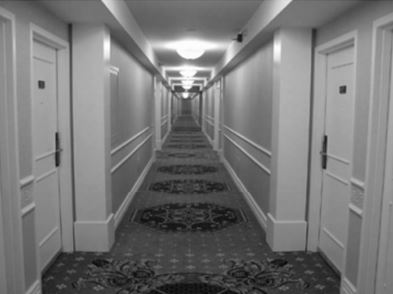
#> input picture Exercises/Tutorial Weeks 2-5/Images_03a/corridor_01.jpg, 393 x 294 px
$ jupyter execute 3_edge_detection.ipynb   (older library calls are emulated)
#> lines starting #> are read from the running program, lines starting #| are printed output that depends on the picture; after the words box and inside, x2 and y2 are one past the last pixel; in counts of white or black regions, pixels touching at a corner belong together
# Lab 3: Edge and line detection

[cell 1]
import cv2
import numpy as np
import os
import math
from matplotlib import pyplot as plt

dataDir = 'Images_03a' # Change this, according to your images' directory path

[cell 2]
# Open image
img = cv2.imread(os.path.join(dataDir, 'corridor_01.jpg')) # Change this, according to your image's path
#> img is the input picture: shape (294, 393, 3); min 6, max 255, mean 118.8

# Convert to grayscale
img = cv2.cvtColor(img, cv2.COLOR_BGR2GRAY)
#> img: shape (294, 393)

cv2.imshow("Image", img)
cv2.waitKey(0)
cv2.destroyAllWindows()

### 1. Sobel Filter

Detecting edges using the [Sobel Filter](https://docs.opencv.org/master/d4/d86/group__imgproc__filter.html#gacea54f142e81b6758cb6f375ce782c8d)

[cell 3]
# Calculate the first derivatives of the image in x and y
sobel_x = cv2.Sobel(img, cv2.CV_64F, 1, 0, ksize=5)
sobel_y = cv2.Sobel(img, cv2.CV_64F, 0, 1, ksize=5)

# Show the images
cv2.imshow("Sobel X", sobel_x)
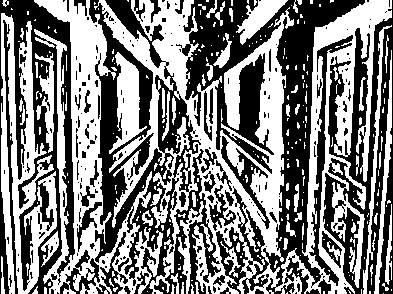
#> window 'Sobel X': shape (294, 393); 49.9% white; 286 white regions (218 under 20 px), largest, box (x1, y1, x2, y2) and area: (94, 0, 392, 294) 29096, (34, 0, 163, 294) 11419, (1, 13, 57, 294) 6630
cv2.imshow("Sobel Y", sobel_y)
cv2.waitKey(0)
cv2.destroyAllWindows()

Exercise 1.1: Calculate the gradient by combining the X and Y axes and show the gradient image

[cell 4]
# Calculate the magnitude and direction of the gradient
magnitude = np.sqrt(sobel_x**2 + sobel_y**2)

# Normalize the magnitude

magnitude = cv2.normalize(magnitude, None, 0, 255, cv2.NORM_MINMAX, cv2.CV_8U)

# Calculate the direction of the gradient
direction = np.arctan2(sobel_y, sobel_x)
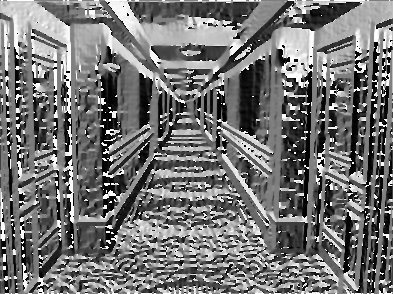
#> direction: shape (294, 393) float64; min -3.14, max 3.14, mean -0.278; drawn with min black and max white

# Show the images

cv2.imshow("Magnitude", magnitude)
cv2.imshow("Direction", direction)
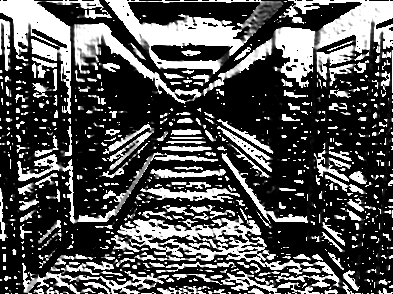
#> window 'Direction': shape (294, 393); min 0, max 255, mean 83

cv2.waitKey(0)
cv2.destroyAllWindows()

Exercise 1.2: Threshold the gradient image using a [trackbar](https://docs.opencv.org/4.x/da/d6a/tutorial_trackbar.html)

[cell 5]
# Open image
img = cv2.imread(os.path.join(dataDir, 'corridor_01.jpg')) # Change this, according to your image's path

img_gray = cv2.cvtColor(img, cv2.COLOR_BGR2GRAY)
sobel_xy = cv2.Sobel(src=img_gray, ddepth=cv2.CV_64F, dx=1, dy=1, ksize=5)


def threshold_callback(value):
#> called with value = 50
    _, thresh_img = cv2.threshold(sobel_xy, value, 255, cv2.THRESH_BINARY)
#> thresh_img: shape (294, 393) float64; 13.4% white in thin lines or dots
    cv2.imshow("Thresholded Image", thresh_img)


cv2.namedWindow("Thresholded Image")
initial_threshold = 50
cv2.createTrackbar(
    "Threshold", "Thresholded Image", initial_threshold, 255, threshold_callback
)

threshold_callback(initial_threshold)

cv2.waitKey(0)
cv2.destroyAllWindows()

Exercise 1.3: Test the effect of applying Gaussian blur filters of different sizes before applying Sobel filter

[cell 6]
# Open image

img = cv2.imread(os.path.join(dataDir, 'corridor_01.jpg'))

# Convert to grayscale

img = cv2.cvtColor(img, cv2.COLOR_BGR2GRAY)

# Apply the Gaussian filter

img = cv2.GaussianBlur(img, (5, 5), 0)

# Calculate the first derivatives of the image

sobel = cv2.Sobel(img, cv2.CV_64F, 1, 1, ksize=5)

# Show the images
cv2.imshow("Sobel", sobel)

cv2.waitKey(0)
cv2.destroyAllWindows()

Exercise 1.4: Experiment with different kernel sizes in the sobel filter

[cell 7]
# Open image
img = cv2.imread(os.path.join(dataDir, 'corridor_01.jpg'))

# Convert to grayscale
img = cv2.cvtColor(img, cv2.COLOR_BGR2GRAY)

# Apply the Gaussian filter, but with different kernel sizes

img_3 = cv2.GaussianBlur(img, (3, 3), 0)
img_5 = cv2.GaussianBlur(img, (5, 5), 0)
img_7 = cv2.GaussianBlur(img, (7, 7), 0)

# Apply the Sobel filter to the images

sobel_3 = cv2.Sobel(img_3, cv2.CV_64F, 1, 1, ksize=5)
sobel_5 = cv2.Sobel(img_5, cv2.CV_64F, 1, 1, ksize=5)
sobel_7 = cv2.Sobel(img_7, cv2.CV_64F, 1, 1, ksize=5)

# Show the images

cv2.imshow("Sobel 3x3", sobel_3)
cv2.imshow("Sobel 5x5", sobel_5)
cv2.imshow("Sobel 7x7", sobel_7)
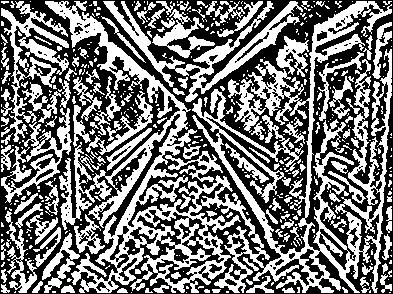
#> window 'Sobel 7x7': shape (294, 393); 46.1% white; 494 white regions (363 under 20 px), largest, box (x1, y1, x2, y2) and area: (45, 1, 392, 293) 27539, (103, 1, 303, 102) 3459, (1, 1, 69, 142) 2539

cv2.waitKey(0)
cv2.destroyAllWindows()

### 2. Laplacian of Gaussians (LoG) and Difference of Gaussians (DoG)

Edge detection using Laplacian of Gaussians

[cell 8]
# Open image
img = cv2.imread(os.path.join(dataDir, 'corridor_01.jpg')) # Change this, according to your image's path

# Convert to grayscale
img = cv2.cvtColor(img, cv2.COLOR_BGR2GRAY)

# Apply Laplacian
laplacian = cv2.Laplacian(img, cv2.CV_64F, ksize=3)

cv2.imshow("LoG", laplacian)
cv2.waitKey(0)
cv2.destroyAllWindows()

Exercise 2.1: Verify the effects of using Gaussian Blur before applying the laplacian filter

[cell 9]
# Open image

img = cv2.imread(os.path.join(dataDir, 'corridor_01.jpg'))

# Convert to grayscale

img = cv2.cvtColor(img, cv2.COLOR_BGR2GRAY)

# Apply the Gaussian filter

img = cv2.GaussianBlur(img, (5, 5), 0)

# Apply the Laplacian filter

laplacian = cv2.Laplacian(img, cv2.CV_64F, ksize=3)
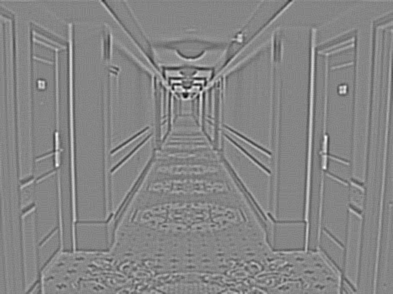
#> laplacian: shape (294, 393) float64; min -172, max 156, mean 0; drawn with min black and max white

# Show the image
cv2.imshow("LoG", laplacian)

cv2.waitKey(0)
cv2.destroyAllWindows()

Exercise 2.2: Implement edge detection through Difference of Gaussians

[cell 10]
# Open image

img = cv2.imread(os.path.join(dataDir, 'corridor_01.jpg'))

# Convert to grayscale

img = cv2.cvtColor(img, cv2.COLOR_BGR2GRAY)

# Apply the Gaussian filter of one size

img = cv2.GaussianBlur(img, (5, 5), 0)

# Apply another Gaussian filter of a different size

img_2 = cv2.GaussianBlur(img, (7, 7), 0)

# Calculate the difference between the two images

difference = img - img_2
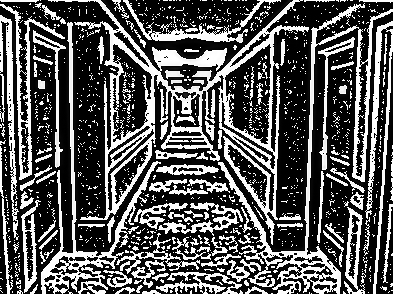
#> difference: shape (294, 393); min 0, max 255, mean 87.3

# Show the images

cv2.imshow("Difference", difference)

cv2.waitKey(0)
cv2.destroyAllWindows()

### 3. Canny Edge Filter

Detect edges using the [Canny Filter](https://docs.opencv.org/master/dd/d1a/group__imgproc__feature.html#ga04723e007ed888ddf11d9ba04e2232de)

[cell 11]
# Apply a Canny Filter
img_canny = cv2.Canny(img, 100, 200)
#> img_canny: shape (294, 393); 2.9% white in thin lines or dots, all inside (x1, y1, x2, y2) = (20, 0, 364, 294)

cv2.imshow("Image", img_canny)
cv2.waitKey(0)
cv2.destroyAllWindows()

Exercise 3.1: Implement a track bar to alter the low and high threshold values of the Canny filter

[cell 12]
# Open image

img = cv2.imread(os.path.join(dataDir, 'corridor_01.jpg'))

# Convert to grayscale

img = cv2.cvtColor(img, cv2.COLOR_BGR2GRAY)

# Create a trackbar to change the treshold values for the Canny filter

def threshold_callback(value):
#> called with value = 100
    img_canny = cv2.Canny(img, value, value * 2)
#> img_canny: shape (294, 393); 5.8% white in thin lines or dots
    cv2.imshow("Canny", img_canny)


cv2.namedWindow("Canny")

initial_threshold = 100
cv2.createTrackbar(
    "Threshold", "Canny", initial_threshold, 255, threshold_callback
)

threshold_callback(initial_threshold)

cv2.waitKey(0)
cv2.destroyAllWindows()

Exercise 3.2: Compare the results of applying the following two filters to the same image:
 - Sobel filter, with threshold t, after smoothing the image with a Gaussian blur filter with size s;
 - Canny filter, with "low threshold" = "high threshold" = t and "aperture" = s, using the same t and s values. Try also with a "low threshold" different from the "high threshold".

[cell 13]
# Open image

img = cv2.imread(os.path.join(dataDir, 'corridor_01.jpg'))

# Convert to grayscale

img = cv2.cvtColor(img, cv2.COLOR_BGR2GRAY)

# Apply the Gaussian filter with size s

s = 5

img_gaussian = cv2.GaussianBlur(img, (s, s), 0)

# Apply the Sobel filter, with treshold t

t = 100

sobel = cv2.Sobel(img_gaussian, cv2.CV_64F, 1, 1, ksize=5)


def threshold_callback(value):
    _, thresh_img = cv2.threshold(sobel, value, 255, cv2.THRESH_BINARY)
    cv2.imshow("Thresholded Image", thresh_img)

# Apply Canny filter, with "low threshold" = "high threshold" = t and "aperture" = s,
# using the same t and s values.

img_canny_1 = cv2.Canny(img, t, t, apertureSize=s)
#> img_canny_1: shape (294, 393); 23.9% white in thin lines or dots

# Same but with low treshold with a different value from high treshold

img_canny_2 = cv2.Canny(img, 50, 150, apertureSize=s)
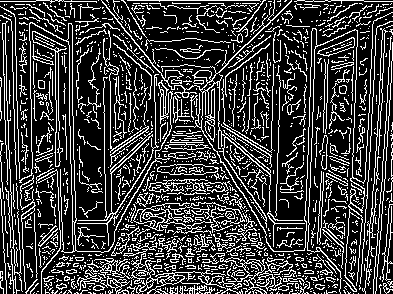
#> img_canny_2: shape (294, 393); 24.1% white in thin lines or dots

cv2.imshow("Canny 1", img_canny)
cv2.imshow("Canny 2", img_canny_2)

cv2.waitKey(0)
cv2.destroyAllWindows()

### Extra: Hough Line Transform

Example of [Standard Hough Lines Transform](https://docs.opencv.org/3.4/dd/d1a/group__imgproc__feature.html#ga46b4e588934f6c8dfd509cc6e0e4545a)

[cell 14]
# Opening an image
img2 = cv2.imread(os.path.join(dataDir, 'chessboard_02.jpg'))
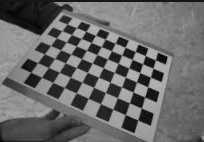
#> input picture Exercises/Tutorial Weeks 2-5/Images_03a/chessboard_02.jpg, 204 x 142 px
#> img2 is the input picture: shape (142, 204, 3); mean B, G, R 105.5, 105.4, 105.4

# Convert to grayscale
img2 = cv2.cvtColor(img2, cv2.COLOR_BGR2GRAY)
#> img2: shape (142, 204)

# Display image
cv2.imshow("Image", img2)
cv2.waitKey(0)
cv2.destroyAllWindows()

Step 1: Detect the edges of the input image using a Canny Filter

[cell 15]
# Apply Canny filter
img2_canny = cv2.Canny(img2, 50, 200)
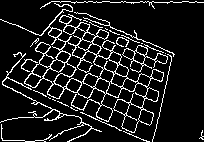
#> img2_canny: shape (142, 204); 11.6% white in thin lines or dots

# Create BGR copy of image
img2_copy = cv2.cvtColor(img2_canny, cv2.COLOR_GRAY2BGR)
#> img2_copy: shape (142, 204, 3); 11.6% white in thin lines or dots

# Display image
cv2.imshow("Canny", img2_canny)
cv2.waitKey(0)
cv2.destroyAllWindows()

Step 2: Apply Hough Transform

[cell 16]
num_votes = 60

lines = cv2.HoughLines(img2_canny, 1, np.pi / 180, num_votes, None, 0, 0)
#> lines = 37 rows, first 8: [22, 1.97], [42, 1.99], [54, 1.99], [67, 2.01], [2, 1.57], [-3, 1.95], [44, 1.97], [69, 1.99]

Step 3: Draw the lines

[cell 17]
if lines is not None:
    for i in range(0, len(lines)):
        rho = lines[i][0][0]
        theta = lines[i][0][1]
        a = math.cos(theta)
        b = math.sin(theta)
        x0 = a * rho
        y0 = b * rho
        pt1 = (int(x0 + 1000*(-b)), int(y0 + 1000*(a)))
        pt2 = (int(x0 - 1000*(-b)), int(y0 - 1000*(a)))
        # Draw the line
        cv2.line(img2_copy, pt1, pt2, (255,0,0), 3)
#> this loop made 37 passes
#> (rho, theta, a, b, x0, y0, pt1, pt2) on passes 1 to 10: (22, 1.97, -0.391, 0.921, -8.6, 20.25, (-929, -370), (911, 410)), (42, 1.99, -0.407, 0.914, -17.08, 38.37, (-930, -368), (896, 445)), (54, 1.99, -0.407, 0.914, -21.96, 49.33, (-935, -357), (891, 456)), (67, 2.01, -0.423, 0.906, -28.32, 60.72, (-934, -361), (877, 483)), (2, 1.57, -4.37e-08, 1, -8.74e-08, 2, (-1000, 1), (999, 2)), (-3, 1.95, -0.375, 0.927, 1.12, -2.78, (-926, -377), (928, 371)), (44, 1.97, -0.391, 0.921, -17.19, 40.5, (-937, -350), (903, 431)), (69, 1.99, -0.407, 0.914, -28.06, 63.03, (-941, -343), (885, 469)), (12, 1.97, -0.391, 0.921, -4.69, 11.05, (-925, -379), (915, 401)), (100, 0.524, 0.866, 0.5, 86.6, 50, (-413, 916), (586, -816))
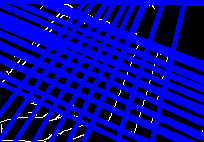
#> img2_copy: shape (142, 204, 3); mean B, G, R 161.3, 3.3, 3.3

cv2.imshow("Canny", img2_canny)
cv2.imshow("Image", img2_copy)
cv2.waitKey(0)
cv2.destroyAllWindows()
